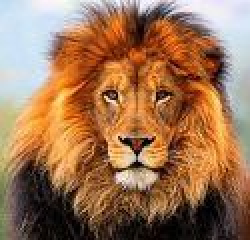
#> input picture lion.jpg, 125 x 120 px (shown 2 times larger)
$ python sec6_IBRF.py
#> lines starting #> are read from the running program, lines starting #| are printed output that depends on the picture; after the words box and inside, x2 and y2 are one past the last pixel; in counts of white or black regions, pixels touching at a corner belong together
import cv2
import numpy as np
import matplotlib.pyplot as plt

img = cv2.imread("lion.jpg", 0)
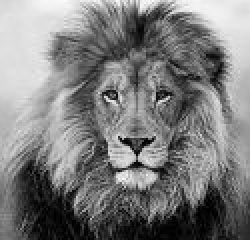
#> img: shape (120, 125) (shown 2 times larger); min 0, max 252, mean 124.8
fft = np.fft.fft2(img)
fft_shifted = np.fft.fftshift(fft)
mag_spectrum1 = np.abs(np.log1p(fft_shifted))
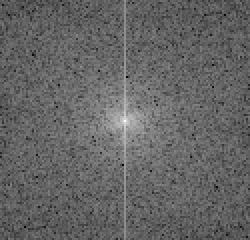
#> mag_spectrum1: shape (120, 125) float64 (shown 2 times larger); min 3.36, max 14.44, mean 7.77; drawn with min black and max white

rows,cols = fft.shape
#> rows = 120; cols = 125
ideal_filter = np.zeros((rows,cols),dtype=np.float32)

center_freq = 12
bandwidth = 6

for row in range(rows):
    for col in range(cols):
        dist = np.sqrt((row - rows/2)**2 + (col - cols/2)**2 )
        if (center_freq-(bandwidth/2) <= dist <= center_freq +(bandwidth/2)):
            ideal_filter[row,col] = 0
        else:
            ideal_filter[row, col] = 1
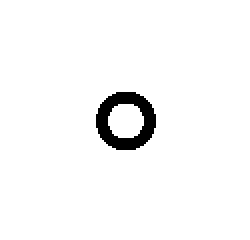
#> ideal_filter: shape (120, 125) float32 (shown 2 times larger); values 0 (black) and 1 (white), 97% white; 1 black region, box (x1, y1, x2, y2) and area: (48, 46, 78, 75) 448

filtered_fft_shifted = fft_shifted * ideal_filter
mag_spectrum2 = np.log1p(np.abs(filtered_fft_shifted))
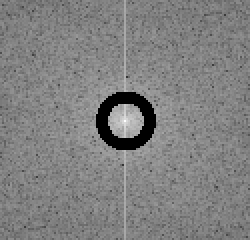
#> mag_spectrum2: shape (120, 125) float64 (shown 2 times larger); min 0, max 14.44, mean 7.29; drawn with min black and max white

inv_fft = np.fft.ifftshift(filtered_fft_shifted)
reconstructed_img = np.abs(np.fft.ifft2(inv_fft))
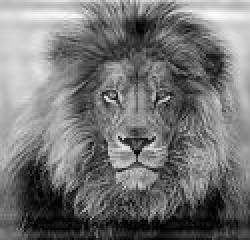
#> reconstructed_img: shape (120, 125) float64 (shown 2 times larger); min 0.547, max 271.9, mean 125.3; drawn with min black and max white


# Plot results
plt.figure(figsize=(10, 10))
plt.subplot(3, 2, 1)
plt.imshow(img, cmap='gray')
plt.title('Image')
plt.axis("off")
plt.subplot(3, 2, 2)
plt.imshow(mag_spectrum1, cmap='gray')
plt.title("Fourier of image")
plt.axis("off")
plt.subplot(3, 2, 3)
plt.imshow(reconstructed_img, cmap='gray')
plt.title("IBRF in image")
plt.axis("off")
plt.subplot(3, 2, 4)
plt.imshow(mag_spectrum2, cmap='gray')
plt.title("IBRF")
plt.axis("off")
plt.tight_layout()
plt.show()
